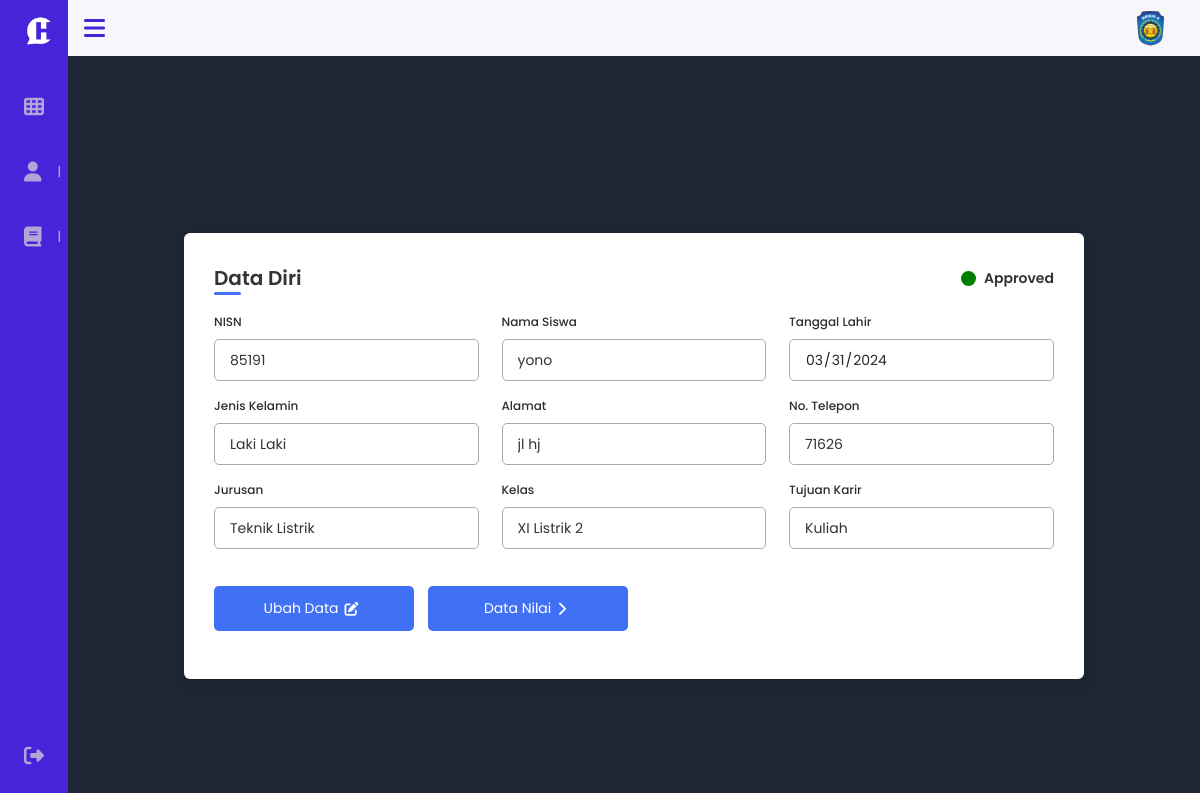
/views/user/data_diri.php (signed in), run on an earlier commit of the app's database.
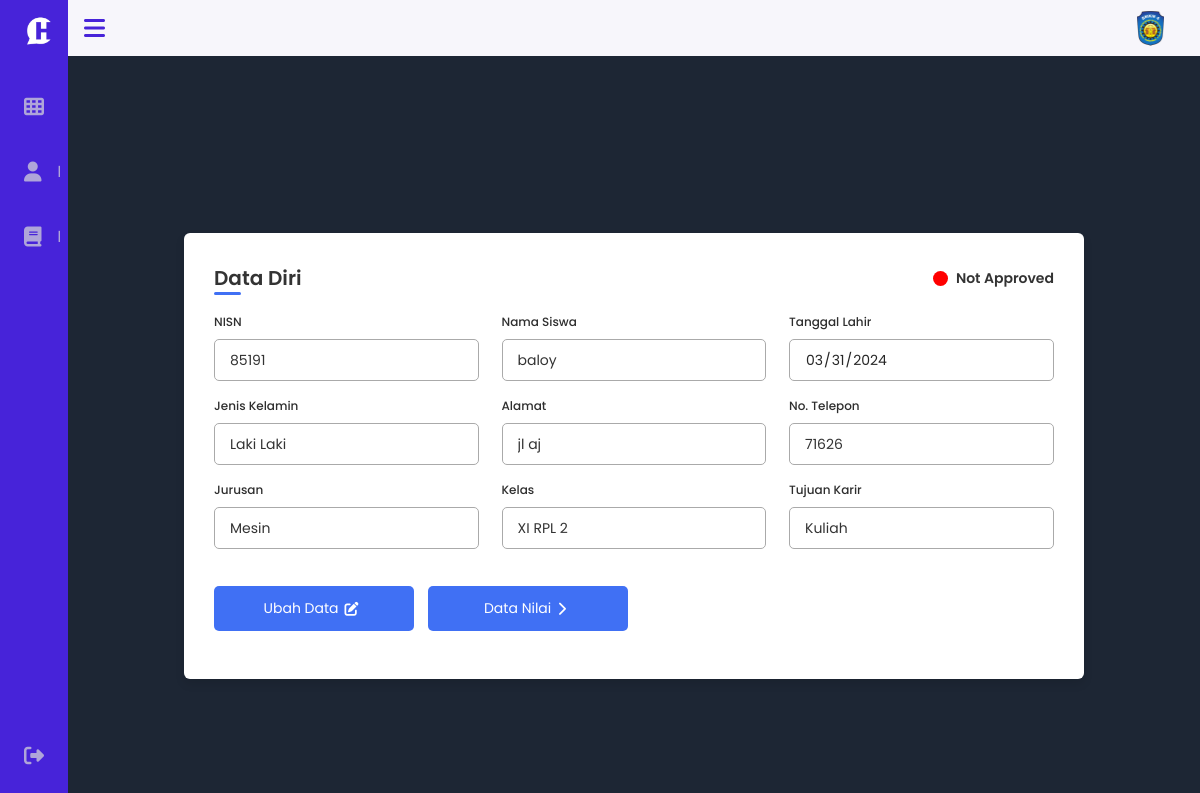
And on a later commit of the database.
### tables this page shows
CREATE TABLE `siswa` (
  `nisn` varchar(10) NOT NULL,
  `nama_siswa` varchar(255) NOT NULL,
  `tanggal_lahir` date NOT NULL,
  `jenis_kelamin` varchar(15) NOT NULL,
  `alamat` varchar(255) NOT NULL,
  `no_telp` varchar(20) NOT NULL,
  `kode_jurusan` varchar(10) NOT NULL,
  `id_kelas` int(11) NOT NULL,
  `id_karir` int(11) NOT NULL,
  `status_persetujuan` tinyint(1) NOT NULL DEFAULT 0
);

CREATE TABLE `jurusan` (
  `kode_jurusan` varchar(10) NOT NULL,
  `nama_jurusan` varchar(40) NOT NULL
);

CREATE TABLE `kelas` (
  `id_kelas` int(11) NOT NULL,
  `nama_kelas` varchar(40) NOT NULL
);

CREATE TABLE `karir` (
  `id_karir` int(11) NOT NULL,
  `tujuan_karir` varchar(30) NOT NULL
);

### views/user/data_diri.php (the view, shortened to what the changed rows need)
<?php
include '../../config/koneksi.php';
include '../../layout/user_sidebar.php';
if(isset($_SESSION['status']) && $_SESSION['status'] === "login") {
    $nisn = $_SESSION['nisn'];
    $query = mysqli_query($koneksi, "SELECT siswa.*, jurusan.nama_jurusan, karir.tujuan_karir, kelas.nama_kelas
    FROM siswa
    LEFT JOIN jurusan ON siswa.kode_jurusan = jurusan.kode_jurusan
    LEFT JOIN karir ON siswa.id_karir = karir.id_karir
    LEFT JOIN kelas ON siswa.id_kelas = kelas.id_kelas
    WHERE siswa.nisn='$nisn'");
    $data_exists = mysqli_num_rows($query) > 0;
    if ($data_exists) {
        $data = mysqli_fetch_array($query);
        $nisn = $data['nisn'];
        $nama_siswa = $data['nama_siswa'];
        $tanggal_lahir = $data['tanggal_lahir'];
        $jenis_kelamin = $data['jenis_kelamin'];
        $alamat = $data['alamat'];
        $no_telp = $data['no_telp'];
        $nama_jurusan = $data['nama_jurusan'];
        $nama_kelas = $data['nama_kelas'];
        $tujuan_karir = $data['tujuan_karir'];
        $status_persetujuan = $data['status_persetujuan'];
    }
}
?>
<!DOCTYPE html>
<html lang="en">
<head>
    <link rel="stylesheet" href="../.././assets/css/user/datadiri.css">
    <link rel="stylesheet" href="../.././assets/css/sidebar.css">
    <link rel="stylesheet" href="../.././assets/css/sweetalert2.min.css">
    <link rel="stylesheet" href="https://cdnjs.cloudflare.com/ajax/libs/font-awesome/6.5.1/css/all.min.css">
</head>
<body>
    <div class="container">
        <header>Data Diri
            <?php if ($data_exists): ?>
            <span class="status-container <?php echo $status_persetujuan == 1 ? 'status-approved' : 'status-not-approved'; ?>">
                <span class="status-indicator"></span>
                <span class="status-text">
                    <?php echo $status_persetujuan == 1 ? 'Approved' : 'Not Approved'; ?>
                </span>
            </span>
            <?php endif; ?>
        </header>
        <?php if ($data_exists): ?>
        <form>
            <div class="form first">
                <div class="details personal">
                    <div class="fields">
                        <div class="input-field">
                            <label for="nisn">NISN</label>
                            <input type="text" id="nisn" name="nisn" value="<?php echo $nisn; ?>" readonly>
                        </div>
                        <div class="input-field">
                            <label for="nama_siswa">Nama Siswa</label>
                            <input type="text" id="nama_siswa" name="nama_siswa" value="<?php echo $nama_siswa; ?>" readonly>
                        </div>
                        <div class="input-field">
                            <label for="tanggal_lahir">Tanggal Lahir</label>
                            <input type="date" id="tanggal_lahir" name="tanggal_lahir" value="<?php echo $tanggal_lahir; ?>" readonly>
                        </div>
                        <div class="input-field">
                            <label for="jenis_kelamin">Jenis Kelamin</label>
                            <input type="text" id="jenis_kelamin" name="jenis_kelamin" value="<?php echo $jenis_kelamin; ?>" readonly>
                        </div>
                        <div class="input-field">
                            <label for="alamat">Alamat</label>
                            <input type="text" id="alamat" name="alamat" value="<?php echo $alamat; ?>" readonly>
                        </div>
                        <div class="input-field">
                            <label for="no_telp">No. Telepon</label>
                            <input type="text" id="no_telp" name="no_telp" value="<?php echo $no_telp; ?>" readonly>
                        </div>
                        <div class="input-field">
                            <label for="jurusan">Jurusan</label>
                            <input type="text" id="nama_jurusan" name="nama_jurusan" value="<?php echo $nama_jurusan; ?>" readonly>
                        </div>
                        <div class="input-field">
                            <label for="kelas">Kelas</label>
                            <input type="text" id="kelas" name="kelas" value="<?php echo $nama_kelas; ?>" readonly>
                        </div>
                        <div class="input-field">
                            <label for="tujuan_karir">Tujuan Karir</label>
                            <input type="text" id="tujuan_karir" name="tujuan_karir" value="<?php echo $tujuan_karir; ?>" readonly>
                        </div>
                    </div>
                </div>
                <div class="button">
                    <div class="buttons">
                        <a href="ubah_data_diri.php" class="navBtn">
                            <span class="btnText">Ubah Data</span>
                            <i class="fas fa-pen-to-square"></i>
                        </a>
                        <a href="data_nilai.php" class="navBtn">
                            <span class="btnText">Data Nilai</span>
                            <i class="fas fa-chevron-right"></i>
                        </a>
                    </div>
                </div>
            </div>
        </form>
        <?php endif; ?>
</body>
</html>

What changed in the data, as far as the page shows it:
changed siswa "Laki Laki": nama_siswa "yono" → "baloy"; alamat "jl hj" → "jl aj"; nama_jurusan "Teknik Listrik" → "Mesin"; kelas "XI Listrik 2" → "XI RPL 2"
Also different on the page:
text no longer shown: "Approved"
text now shown: "Not Approved"
